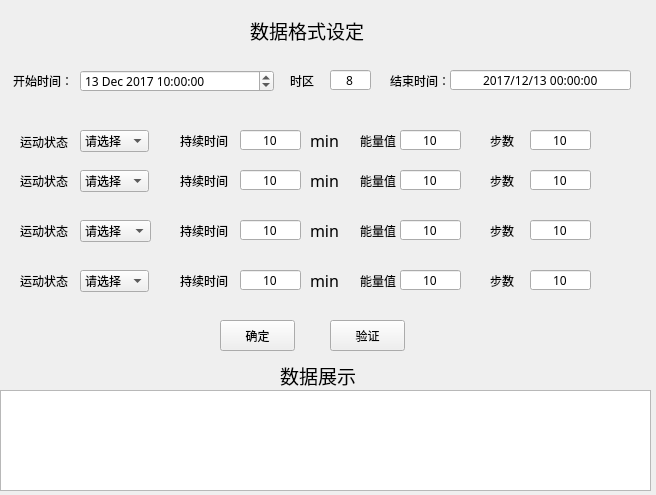
<?xml version="1.0" encoding="UTF-8"?>
<ui version="4.0">
 <class>Form</class>
 <widget class="QWidget" name="Form">
  <property name="geometry">
   <rect>
    <x>0</x>
    <y>0</y>
    <width>656</width>
    <height>495</height>
   </rect>
  </property>
  <property name="font">
   <font>
    <family>宋体</family>
   </font>
  </property>
  <property name="windowTitle">
   <string>Form</string>
  </property>
  <widget class="QLabel" name="label">
   <property name="geometry">
    <rect>
     <x>250</x>
     <y>10</y>
     <width>151</width>
     <height>41</height>
    </rect>
   </property>
   <property name="font">
    <font>
     <family>宋体</family>
     <pointsize>14</pointsize>
    </font>
   </property>
   <property name="text">
    <string>数据格式设定</string>
   </property>
  </widget>
  <widget class="QLabel" name="label_2">
   <property name="geometry">
    <rect>
     <x>13</x>
     <y>70</y>
     <width>61</width>
     <height>21</height>
    </rect>
   </property>
   <property name="font">
    <font>
     <family>宋体</family>
    </font>
   </property>
   <property name="text">
    <string>开始时间：</string>
   </property>
  </widget>
  <widget class="QLabel" name="label_5">
   <property name="geometry">
    <rect>
     <x>290</x>
     <y>70</y>
     <width>31</width>
     <height>21</height>
    </rect>
   </property>
   <property name="font">
    <font>
     <family>宋体</family>
    </font>
   </property>
   <property name="text">
    <string>时区</string>
   </property>
  </widget>
  <widget class="QLineEdit" name="time_zone">
   <property name="geometry">
    <rect>
     <x>330</x>
     <y>70</y>
     <width>41</width>
     <height>20</height>
    </rect>
   </property>
   <property name="font">
    <font>
     <family>宋体</family>
    </font>
   </property>
   <property name="layoutDirection">
    <enum>Qt::LeftToRight</enum>
   </property>
   <property name="text">
    <string>8</string>
   </property>
   <property name="alignment">
    <set>Qt::AlignCenter</set>
   </property>
  </widget>
  <widget class="QLabel" name="label_10">
   <property name="geometry">
    <rect>
     <x>280</x>
     <y>360</y>
     <width>121</width>
     <height>31</height>
    </rect>
   </property>
   <property name="font">
    <font>
     <family>宋体</family>
     <pointsize>14</pointsize>
    </font>
   </property>
   <property name="text">
    <string>数据展示</string>
   </property>
  </widget>
  <widget class="QTextEdit" name="data_show">
   <property name="geometry">
    <rect>
     <x>0</x>
     <y>390</y>
     <width>651</width>
     <height>101</height>
    </rect>
   </property>
   <property name="font">
    <font>
     <family>宋体</family>
    </font>
   </property>
  </widget>
  <widget class="QPushButton" name="commit">
   <property name="geometry">
    <rect>
     <x>220</x>
     <y>320</y>
     <width>75</width>
     <height>31</height>
    </rect>
   </property>
   <property name="font">
    <font>
     <family>宋体</family>
    </font>
   </property>
   <property name="text">
    <string>确定</string>
   </property>
  </widget>
  <widget class="QPushButton" name="verity">
   <property name="geometry">
    <rect>
     <x>330</x>
     <y>320</y>
     <width>75</width>
     <height>31</height>
    </rect>
   </property>
   <property name="font">
    <font>
     <family>宋体</family>
    </font>
   </property>
   <property name="text">
    <string>验证</string>
   </property>
  </widget>
  <widget class="QDateTimeEdit" name="start_time">
   <property name="geometry">
    <rect>
     <x>80</x>
     <y>70</y>
     <width>194</width>
     <height>22</height>
    </rect>
   </property>
   <property name="font">
    <font>
     <family>宋体</family>
    </font>
   </property>
   <property name="date">
    <date>
     <year>2017</year>
     <month>12</month>
     <day>13</day>
    </date>
   </property>
   <property name="time">
    <time>
     <hour>10</hour>
     <minute>0</minute>
     <second>0</second>
    </time>
   </property>
   <property name="minimumDateTime">
    <datetime>
     <hour>10</hour>
     <minute>0</minute>
     <second>0</second>
     <year>2000</year>
     <month>1</month>
     <day>1</day>
    </datetime>
   </property>
   <property name="minimumDate">
    <date>
     <year>2000</year>
     <month>1</month>
     <day>1</day>
    </date>
   </property>
   <property name="minimumTime">
    <time>
     <hour>10</hour>
     <minute>0</minute>
     <second>0</second>
    </time>
   </property>
  </widget>
  <widget class="QLabel" name="label_3">
   <property name="geometry">
    <rect>
     <x>390</x>
     <y>70</y>
     <width>61</width>
     <height>21</height>
    </rect>
   </property>
   <property name="font">
    <font>
     <family>宋体</family>
    </font>
   </property>
   <property name="text">
    <string>结束时间：</string>
   </property>
  </widget>
  <widget class="QLineEdit" name="end_time">
   <property name="geometry">
    <rect>
     <x>450</x>
     <y>70</y>
     <width>181</width>
     <height>20</height>
    </rect>
   </property>
   <property name="font">
    <font>
     <family>宋体</family>
    </font>
   </property>
   <property name="text">
    <string>2017/12/13 00:00:00</string>
   </property>
   <property name="alignment">
    <set>Qt::AlignCenter</set>
   </property>
  </widget>
  <widget class="QLabel" name="label_4">
   <property name="geometry">
    <rect>
     <x>20</x>
     <y>131</y>
     <width>54</width>
     <height>21</height>
    </rect>
   </property>
   <property name="font">
    <font>
     <family>宋体</family>
    </font>
   </property>
   <property name="text">
    <string>运动状态</string>
   </property>
  </widget>
  <widget class="QLabel" name="label_6">
   <property name="geometry">
    <rect>
     <x>20</x>
     <y>170</y>
     <width>54</width>
     <height>21</height>
    </rect>
   </property>
   <property name="font">
    <font>
     <family>宋体</family>
    </font>
   </property>
   <property name="text">
    <string>运动状态</string>
   </property>
  </widget>
  <widget class="QLabel" name="label_7">
   <property name="geometry">
    <rect>
     <x>20</x>
     <y>220</y>
     <width>54</width>
     <height>21</height>
    </rect>
   </property>
   <property name="font">
    <font>
     <family>宋体</family>
    </font>
   </property>
   <property name="text">
    <string>运动状态</string>
   </property>
  </widget>
  <widget class="QLabel" name="label_8">
   <property name="geometry">
    <rect>
     <x>20</x>
     <y>270</y>
     <width>54</width>
     <height>21</height>
    </rect>
   </property>
   <property name="font">
    <font>
     <family>宋体</family>
    </font>
   </property>
   <property name="text">
    <string>运动状态</string>
   </property>
  </widget>
  <widget class="QComboBox" name="status_1">
   <property name="geometry">
    <rect>
     <x>80</x>
     <y>130</y>
     <width>69</width>
     <height>22</height>
    </rect>
   </property>
   <property name="font">
    <font>
     <family>宋体</family>
    </font>
   </property>
   <item>
    <property name="text">
     <string>请选择</string>
    </property>
   </item>
   <item>
    <property name="text">
     <string>摘下</string>
    </property>
   </item>
   <item>
    <property name="text">
     <string>睡眠</string>
    </property>
   </item>
   <item>
    <property name="text">
     <string>散步</string>
    </property>
   </item>
   <item>
    <property name="text">
     <string>健走</string>
    </property>
   </item>
   <item>
    <property name="text">
     <string>低运动量</string>
    </property>
   </item>
   <item>
    <property name="text">
     <string>运动</string>
    </property>
   </item>
  </widget>
  <widget class="QComboBox" name="status_2">
   <property name="geometry">
    <rect>
     <x>80</x>
     <y>170</y>
     <width>69</width>
     <height>22</height>
    </rect>
   </property>
   <property name="font">
    <font>
     <family>宋体</family>
    </font>
   </property>
   <item>
    <property name="text">
     <string>请选择</string>
    </property>
   </item>
   <item>
    <property name="text">
     <string>摘下</string>
    </property>
   </item>
   <item>
    <property name="text">
     <string>睡眠</string>
    </property>
   </item>
   <item>
    <property name="text">
     <string>散步</string>
    </property>
   </item>
   <item>
    <property name="text">
     <string>健走</string>
    </property>
   </item>
   <item>
    <property name="text">
     <string>低运动量</string>
    </property>
   </item>
   <item>
    <property name="text">
     <string>运动</string>
    </property>
   </item>
  </widget>
  <widget class="QComboBox" name="status_3">
   <property name="geometry">
    <rect>
     <x>80</x>
     <y>220</y>
     <width>71</width>
     <height>22</height>
    </rect>
   </property>
   <property name="font">
    <font>
     <family>宋体</family>
    </font>
   </property>
   <item>
    <property name="text">
     <string>请选择</string>
    </property>
   </item>
   <item>
    <property name="text">
     <string>摘下</string>
    </property>
   </item>
   <item>
    <property name="text">
     <string>睡眠</string>
    </property>
   </item>
   <item>
    <property name="text">
     <string>散步</string>
    </property>
   </item>
   <item>
    <property name="text">
     <string>健走</string>
    </property>
   </item>
   <item>
    <property name="text">
     <string>低运动量</string>
    </property>
   </item>
   <item>
    <property name="text">
     <string>运动</string>
    </property>
   </item>
  </widget>
  <widget class="QComboBox" name="status_4">
   <property name="geometry">
    <rect>
     <x>80</x>
     <y>270</y>
     <width>69</width>
     <height>22</height>
    </rect>
   </property>
   <property name="font">
    <font>
     <family>宋体</family>
    </font>
   </property>
   <item>
    <property name="text">
     <string>请选择</string>
    </property>
   </item>
   <item>
    <property name="text">
     <string>摘下</string>
    </property>
   </item>
   <item>
    <property name="text">
     <string>睡眠</string>
    </property>
   </item>
   <item>
    <property name="text">
     <string>散步</string>
    </property>
   </item>
   <item>
    <property name="text">
     <string>健走</string>
    </property>
   </item>
   <item>
    <property name="text">
     <string>低运动量</string>
    </property>
   </item>
   <item>
    <property name="text">
     <string>运动</string>
    </property>
   </item>
  </widget>
  <widget class="QLabel" name="label_9">
   <property name="geometry">
    <rect>
     <x>180</x>
     <y>130</y>
     <width>54</width>
     <height>21</height>
    </rect>
   </property>
   <property name="font">
    <font>
     <family>宋体</family>
    </font>
   </property>
   <property name="text">
    <string>持续时间</string>
   </property>
  </widget>
  <widget class="QLabel" name="label_11">
   <property name="geometry">
    <rect>
     <x>180</x>
     <y>270</y>
     <width>54</width>
     <height>21</height>
    </rect>
   </property>
   <property name="font">
    <font>
     <family>宋体</family>
    </font>
   </property>
   <property name="text">
    <string>持续时间</string>
   </property>
  </widget>
  <widget class="QLabel" name="label_12">
   <property name="geometry">
    <rect>
     <x>180</x>
     <y>170</y>
     <width>54</width>
     <height>21</height>
    </rect>
   </property>
   <property name="font">
    <font>
     <family>宋体</family>
    </font>
   </property>
   <property name="text">
    <string>持续时间</string>
   </property>
  </widget>
  <widget class="QLabel" name="label_13">
   <property name="geometry">
    <rect>
     <x>180</x>
     <y>220</y>
     <width>54</width>
     <height>21</height>
    </rect>
   </property>
   <property name="font">
    <font>
     <family>宋体</family>
    </font>
   </property>
   <property name="text">
    <string>持续时间</string>
   </property>
  </widget>
  <widget class="QLineEdit" name="status_time1">
   <property name="geometry">
    <rect>
     <x>240</x>
     <y>130</y>
     <width>61</width>
     <height>20</height>
    </rect>
   </property>
   <property name="font">
    <font>
     <family>宋体</family>
    </font>
   </property>
   <property name="text">
    <string>10</string>
   </property>
   <property name="alignment">
    <set>Qt::AlignCenter</set>
   </property>
  </widget>
  <widget class="QLineEdit" name="status_time2">
   <property name="geometry">
    <rect>
     <x>240</x>
     <y>170</y>
     <width>61</width>
     <height>20</height>
    </rect>
   </property>
   <property name="font">
    <font>
     <family>宋体</family>
    </font>
   </property>
   <property name="text">
    <string>10</string>
   </property>
   <property name="alignment">
    <set>Qt::AlignCenter</set>
   </property>
  </widget>
  <widget class="QLineEdit" name="status_time3">
   <property name="geometry">
    <rect>
     <x>240</x>
     <y>220</y>
     <width>61</width>
     <height>20</height>
    </rect>
   </property>
   <property name="font">
    <font>
     <family>宋体</family>
    </font>
   </property>
   <property name="text">
    <string>10</string>
   </property>
   <property name="alignment">
    <set>Qt::AlignCenter</set>
   </property>
  </widget>
  <widget class="QLineEdit" name="status_time4">
   <property name="geometry">
    <rect>
     <x>240</x>
     <y>270</y>
     <width>61</width>
     <height>20</height>
    </rect>
   </property>
   <property name="font">
    <font>
     <family>宋体</family>
    </font>
   </property>
   <property name="text">
    <string>10</string>
   </property>
   <property name="alignment">
    <set>Qt::AlignCenter</set>
   </property>
  </widget>
  <widget class="QLabel" name="label_14">
   <property name="geometry">
    <rect>
     <x>310</x>
     <y>130</y>
     <width>31</width>
     <height>21</height>
    </rect>
   </property>
   <property name="font">
    <font>
     <family>宋体</family>
     <pointsize>12</pointsize>
    </font>
   </property>
   <property name="text">
    <string>min</string>
   </property>
  </widget>
  <widget class="QLabel" name="label_15">
   <property name="geometry">
    <rect>
     <x>310</x>
     <y>170</y>
     <width>31</width>
     <height>21</height>
    </rect>
   </property>
   <property name="font">
    <font>
     <family>宋体</family>
     <pointsize>12</pointsize>
    </font>
   </property>
   <property name="text">
    <string>min</string>
   </property>
  </widget>
  <widget class="QLabel" name="label_16">
   <property name="geometry">
    <rect>
     <x>310</x>
     <y>220</y>
     <width>31</width>
     <height>21</height>
    </rect>
   </property>
   <property name="font">
    <font>
     <family>宋体</family>
     <pointsize>12</pointsize>
    </font>
   </property>
   <property name="text">
    <string>min</string>
   </property>
  </widget>
  <widget class="QLabel" name="label_17">
   <property name="geometry">
    <rect>
     <x>310</x>
     <y>270</y>
     <width>31</width>
     <height>21</height>
    </rect>
   </property>
   <property name="font">
    <font>
     <family>宋体</family>
     <pointsize>12</pointsize>
    </font>
   </property>
   <property name="text">
    <string>min</string>
   </property>
  </widget>
  <widget class="QLineEdit" name="energe_2">
   <property name="geometry">
    <rect>
     <x>400</x>
     <y>170</y>
     <width>61</width>
     <height>20</height>
    </rect>
   </property>
   <property name="font">
    <font>
     <family>宋体</family>
    </font>
   </property>
   <property name="text">
    <string>10</string>
   </property>
   <property name="alignment">
    <set>Qt::AlignCenter</set>
   </property>
  </widget>
  <widget class="QLabel" name="label_18">
   <property name="geometry">
    <rect>
     <x>360</x>
     <y>170</y>
     <width>54</width>
     <height>21</height>
    </rect>
   </property>
   <property name="font">
    <font>
     <family>宋体</family>
    </font>
   </property>
   <property name="text">
    <string>能量值</string>
   </property>
  </widget>
  <widget class="QLineEdit" name="energe_1">
   <property name="geometry">
    <rect>
     <x>400</x>
     <y>130</y>
     <width>61</width>
     <height>20</height>
    </rect>
   </property>
   <property name="font">
    <font>
     <family>宋体</family>
    </font>
   </property>
   <property name="text">
    <string>10</string>
   </property>
   <property name="alignment">
    <set>Qt::AlignCenter</set>
   </property>
  </widget>
  <widget class="QLabel" name="label_19">
   <property name="geometry">
    <rect>
     <x>360</x>
     <y>130</y>
     <width>54</width>
     <height>21</height>
    </rect>
   </property>
   <property name="font">
    <font>
     <family>宋体</family>
    </font>
   </property>
   <property name="text">
    <string>能量值</string>
   </property>
  </widget>
  <widget class="QLabel" name="label_20">
   <property name="geometry">
    <rect>
     <x>360</x>
     <y>270</y>
     <width>54</width>
     <height>21</height>
    </rect>
   </property>
   <property name="font">
    <font>
     <family>宋体</family>
    </font>
   </property>
   <property name="text">
    <string>能量值</string>
   </property>
  </widget>
  <widget class="QLineEdit" name="energe_3">
   <property name="geometry">
    <rect>
     <x>400</x>
     <y>220</y>
     <width>61</width>
     <height>20</height>
    </rect>
   </property>
   <property name="font">
    <font>
     <family>宋体</family>
    </font>
   </property>
   <property name="text">
    <string>10</string>
   </property>
   <property name="alignment">
    <set>Qt::AlignCenter</set>
   </property>
  </widget>
  <widget class="QLabel" name="label_21">
   <property name="geometry">
    <rect>
     <x>360</x>
     <y>220</y>
     <width>54</width>
     <height>21</height>
    </rect>
   </property>
   <property name="font">
    <font>
     <family>宋体</family>
    </font>
   </property>
   <property name="text">
    <string>能量值</string>
   </property>
  </widget>
  <widget class="QLineEdit" name="energe_4">
   <property name="geometry">
    <rect>
     <x>400</x>
     <y>270</y>
     <width>61</width>
     <height>20</height>
    </rect>
   </property>
   <property name="font">
    <font>
     <family>宋体</family>
    </font>
   </property>
   <property name="text">
    <string>10</string>
   </property>
   <property name="alignment">
    <set>Qt::AlignCenter</set>
   </property>
  </widget>
  <widget class="QLineEdit" name="step_2">
   <property name="geometry">
    <rect>
     <x>530</x>
     <y>170</y>
     <width>61</width>
     <height>20</height>
    </rect>
   </property>
   <property name="font">
    <font>
     <family>宋体</family>
    </font>
   </property>
   <property name="text">
    <string>10</string>
   </property>
   <property name="alignment">
    <set>Qt::AlignCenter</set>
   </property>
  </widget>
  <widget class="QLabel" name="label_22">
   <property name="geometry">
    <rect>
     <x>490</x>
     <y>170</y>
     <width>54</width>
     <height>21</height>
    </rect>
   </property>
   <property name="font">
    <font>
     <family>宋体</family>
    </font>
   </property>
   <property name="text">
    <string>步数</string>
   </property>
  </widget>
  <widget class="QLineEdit" name="step_1">
   <property name="geometry">
    <rect>
     <x>530</x>
     <y>130</y>
     <width>61</width>
     <height>20</height>
    </rect>
   </property>
   <property name="font">
    <font>
     <family>宋体</family>
    </font>
   </property>
   <property name="text">
    <string>10</string>
   </property>
   <property name="alignment">
    <set>Qt::AlignCenter</set>
   </property>
  </widget>
  <widget class="QLabel" name="label_23">
   <property name="geometry">
    <rect>
     <x>490</x>
     <y>130</y>
     <width>54</width>
     <height>21</height>
    </rect>
   </property>
   <property name="font">
    <font>
     <family>宋体</family>
    </font>
   </property>
   <property name="text">
    <string>步数</string>
   </property>
  </widget>
  <widget class="QLabel" name="label_24">
   <property name="geometry">
    <rect>
     <x>490</x>
     <y>270</y>
     <width>54</width>
     <height>21</height>
    </rect>
   </property>
   <property name="font">
    <font>
     <family>宋体</family>
    </font>
   </property>
   <property name="text">
    <string>步数</string>
   </property>
  </widget>
  <widget class="QLineEdit" name="step_3">
   <property name="geometry">
    <rect>
     <x>530</x>
     <y>220</y>
     <width>61</width>
     <height>20</height>
    </rect>
   </property>
   <property name="font">
    <font>
     <family>宋体</family>
    </font>
   </property>
   <property name="text">
    <string>10</string>
   </property>
   <property name="alignment">
    <set>Qt::AlignCenter</set>
   </property>
  </widget>
  <widget class="QLabel" name="label_25">
   <property name="geometry">
    <rect>
     <x>490</x>
     <y>220</y>
     <width>54</width>
     <height>21</height>
    </rect>
   </property>
   <property name="font">
    <font>
     <family>宋体</family>
    </font>
   </property>
   <property name="text">
    <string>步数</string>
   </property>
  </widget>
  <widget class="QLineEdit" name="step_4">
   <property name="geometry">
    <rect>
     <x>530</x>
     <y>270</y>
     <width>61</width>
     <height>20</height>
    </rect>
   </property>
   <property name="font">
    <font>
     <family>宋体</family>
    </font>
   </property>
   <property name="text">
    <string>10</string>
   </property>
   <property name="alignment">
    <set>Qt::AlignCenter</set>
   </property>
  </widget>
 </widget>
 <resources/>
 <connections/>
</ui>
